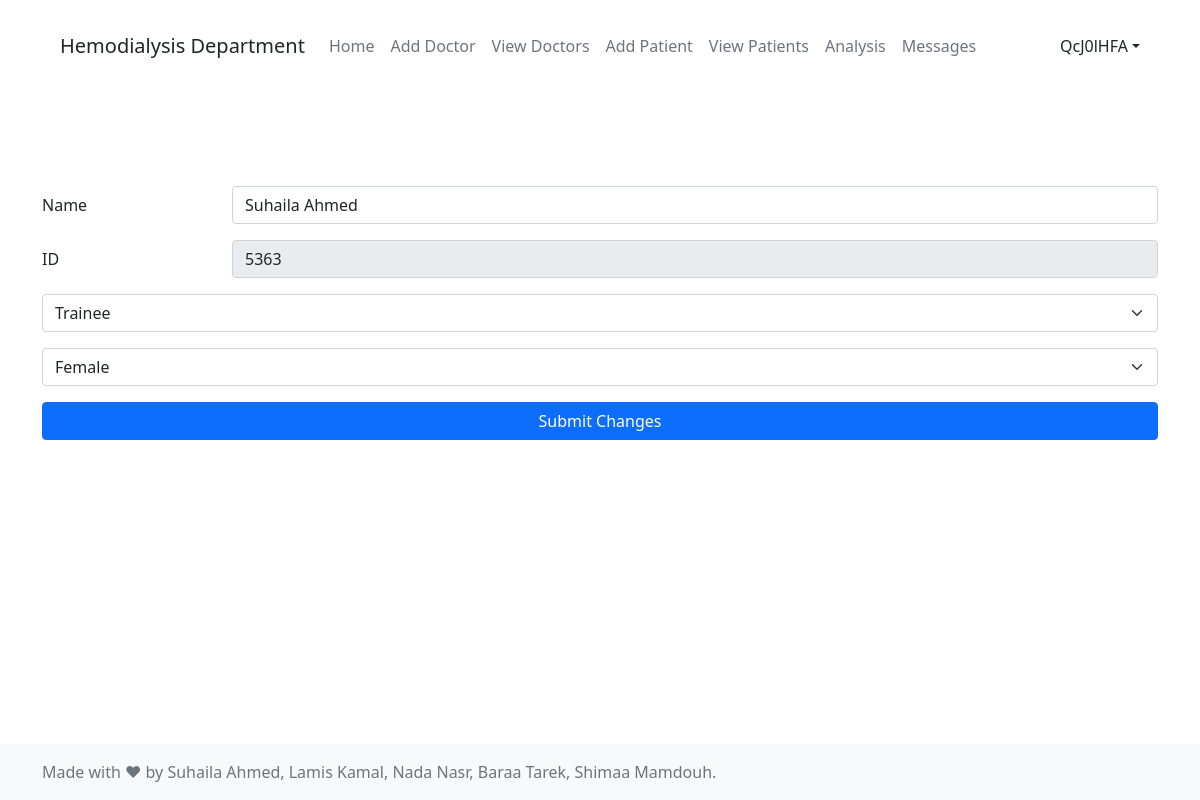
The page /doctor/edit?id=5363 (signed in) on the database its author committed.
### app.py (models this page shows)
class Admin(db.Model, auth.UserMixin):
    id = db.Column(db.Integer, primary_key=True)
    AdminUsername = db.Column(db.String(250), unique=True, nullable=False)
    AdminPassword = db.Column(db.String(250), unique=False, nullable=False)

class Doctor(db.Model):
    DrCounter = db.Column(db.Integer, unique=True, primary_key=True)
    DrID = db.Column(db.Integer, unique=True)
    DrName = db.Column(db.String(250), unique=False, nullable=False)
    DrStatus = db.Column(db.String(250), unique=False, nullable=False)
    DrGender = db.Column(db.String(250), unique=False, nullable=False)

### app.py (the view, shortened to what this page needs)
@app.route("/doctor/edit", methods=["POST", "GET"])
@auth.login_required
def edit_doctor():
    doctor = Doctor.query.filter_by(DrID=request.args.get("id")).first()
    if request.method == "GET":
        return render_template(
            "edit_doctor.html", auth=auth, doctor=doctor, title="Edit Doctor"
        )

### app.py (called while the page is built)
@login_manager.user_loader
def user_loader(id):
    return Admin.query.get(int(id))

### templates/edit_doctor.html (shortened to what this page needs)
{% extends "layout.html" %}
{% block content %}
  <div style="height: 7rem;"></div>
  <div class="container">
    <form action="/doctor/edit?id={{doctor.DrID}}" method="POST">
        <div>
          <div class="row mb-3">
            <label for="inputEmail3" class="col-sm-2 col-form-label">Name</label>
            <div class="col-sm-10">
              <input type="text" class="form-control" name="name" id="name" value="{{ doctor.DrName }}">
            </div>
          </div>
          <div class="row mb-3">
            <label for="inputEmail3" class="col-sm-2 col-form-label">ID</label>
            <div class="col-sm-10">
              <input type="text" class="form-control" name="id" id="id" value="{{ doctor.DrID }}" disabled>
            </div>
          </div>
          <select class="form-select mb-3" name="status" aria-label="Default select example">
            {% if doctor.DrStatus == "Trainee" %}
            <option selected value="Trainee">Trainee</option> {% else %}
            <option value="Trainee">Trainee</option> {% endif %}
          </select>
          <select class="form-select mb-3" name="gender" aria-label="Default select example">
            {% if doctor.DrGender == "Female" %}
            <option selected value="Female">Female</option> {% else %}
            <option value="Female">Female</option> {% endif %}
          </select>
          <div class="d-grid gap-2">
            <button type="submit" class="btn btn-primary">Submit Changes</button>
          </div>
        </div>
    </form>
  </div>
{% endblock %}

### templates/layout.html (shortened to what this page needs)
<!DOCTYPE html>
<html class="no-js" lang="en">
<head>
<link href="{{ url_for('static', filename='bootstrap-5.0.1-dist/css/bootstrap.min.css') }}" rel="stylesheet">
<link href="{{ url_for('static', filename='core.css') }}" rel="stylesheet">
</head>
<body class="d-flex flex-column min-vh-100">
<nav class="navbar navbar-expand-lg navbar-white" style="margin-top: 1.5% ;">
  <div class="container-fluid">
    <a class="navbar-brand ms-5 link-dark" href="{{ url_for('home') }}">Hemodialysis Department</a>
    <div class="collapse navbar-collapse me-5" id="navbarSupportedContent">
      <ul class="navbar-nav me-auto">
        <li class="nav-item">
          {%- if request.path.startswith("/home") +%}
          <a class="nav-link active link-dark" href="{{ url_for('home') }}">Home <span class="sr-only">(current)</span></a>
          {%- else -%}
          <a class="nav-link link-secondary" href="{{ url_for('home') }}">Home</a>
          {%- endif +%}
        </li>
        {% if auth.current_user.is_authenticated %}
        <li class="nav-item">
          {%- if request.path.startswith("/doctor/add") +%}
          <a class="nav-link active link-dark" href="{{ url_for('add_doctor') }}">Add Doctor <span class="sr-only">(current)</span></a>
          {%- else +%}
          <a class="nav-link link-secondary" href="{{ url_for('add_doctor') }}">Add Doctor</a>
          {%- endif +%}
        </li>
        <li class="nav-item">
          {%- if request.path.startswith("/doctor/view") +%}
          <a class="nav-link active link-dark" href="{{ url_for('view_doctor') }}">View Doctors <span class="sr-only">(current)</span></a>
          {%- else +%}
          <a class="nav-link link-secondary" href="{{ url_for('view_doctor') }}">View Doctors</a>
          {%- endif +%}
        </li>
        <li class="nav-item">
          {%- if request.path.startswith("/patient/add") +%}
          <a class="nav-link active link-dark" href="{{ url_for('add_patient') }}">Add Patient <span class="sr-only">(current)</span></a>
          {%- else +%}
          <a class="nav-link link-secondary" href="{{ url_for('add_patient') }}">Add Patient</a>
          {%- endif +%}
        </li>
        <li class="nav-item">
          {%- if request.path.startswith("/patient/view") +%}
          <a class="nav-link active link-dark" href="{{ url_for('view_patient') }}">View Patients <span class="sr-only">(current)</span></a>
          {%- else +%}
          <a class="nav-link link-secondary" href="{{ url_for('view_patient') }}">View Patients</a>
          {%- endif +%}
        </li>
        <li class="nav-item">
          {%- if request.path.startswith("/analysis") +%}
          <a class="nav-link active link-dark" href="{{ url_for('analysis') }}">Analysis <span class="sr-only">(current)</span></a>
          {%- else +%}
          <a class="nav-link link-secondary" href="{{ url_for('analysis') }}">Analysis</a>
          {%- endif +%}
        </li>
        <li class="nav-item">
          {%- if request.path.startswith("/messages") +%}
          <a class="nav-link active link-dark" href="{{ url_for('messages') }}">Messages <span class="sr-only">(current)</span></a>
          {%- else +%}
          <a class="nav-link link-secondary" href="{{ url_for('messages') }}">Messages</a>
          {%- endif +%}
        </li>
        {% endif %}
      </ul>
      {% if not auth.current_user.is_authenticated %}
      <form class="d-flex input-group w-auto">
        <div class="text-end">
          <a href="/sign-up"><button type="button" class="btn me-2">Sign-up</button></a>
          <button type="button" class="btn border-dark" id="sign-in-button">Sign-in</button>
        </div>
      </form>
      {% else %}
      <div class="dropdown">
        <a href="#" class="d-flex align-items-center text-dark text-decoration-none dropdown-toggle" id="dropdownUser1" data-bs-toggle="dropdown" aria-expanded="false">
          {{ auth.current_user.AdminUsername }}
        </a>
      </div>
      {% endif %}
    </div>
  </div>
</nav>
{% block content %}
{% endblock %}
<footer class="footer mt-auto py-3 bg-light">
  <div class="container">
    <span class="text-muted">Made with  ❤ by Suhaila Ahmed, Lamis Kamal, Nada Nasr, Baraa Tarek, Shimaa Mamdouh.</span>
  </div>
</footer>
</body>
</html>

### rows shown on the page
Admin: current_user.AdminUsername "QcJ0lHFA"
Doctor: name "Suhaila Ahmed", id "5363", status "Trainee", gender "Female"
